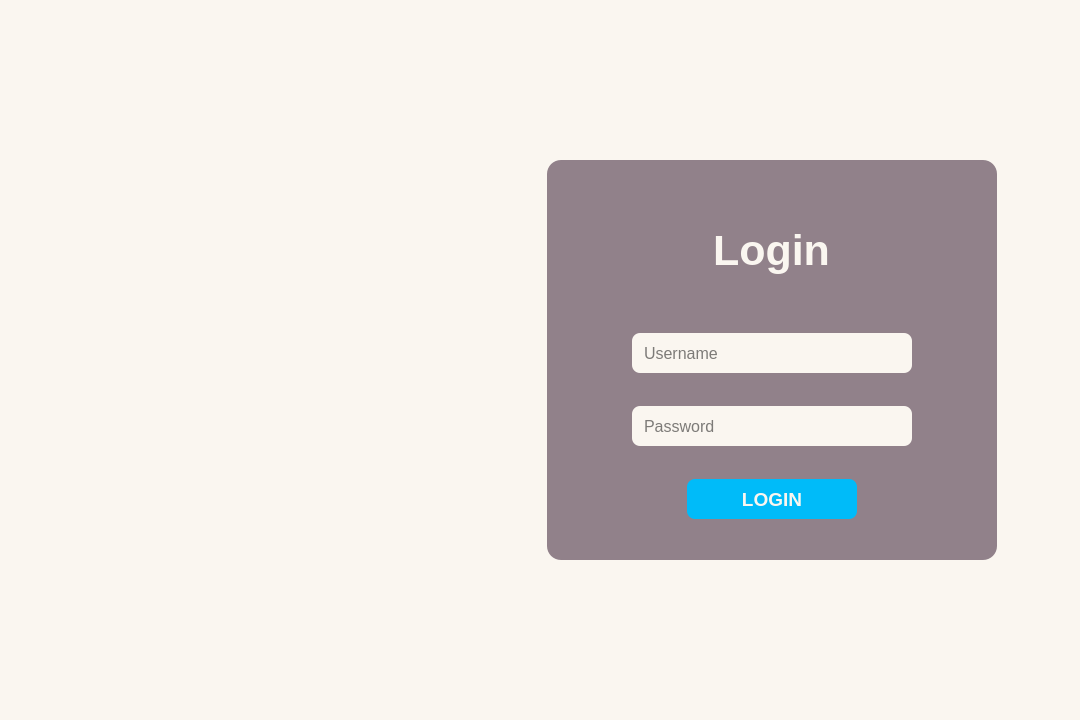
<?xml version="1.0" encoding="UTF-8"?>
<ui version="4.0">
 <class>MainWindow</class>
 <widget class="QMainWindow" name="MainWindow">
  <property name="geometry">
   <rect>
    <x>0</x>
    <y>0</y>
    <width>1080</width>
    <height>720</height>
   </rect>
  </property>
  <property name="sizePolicy">
   <sizepolicy hsizetype="Expanding" vsizetype="Expanding">
    <horstretch>0</horstretch>
    <verstretch>0</verstretch>
   </sizepolicy>
  </property>
  <property name="windowTitle">
   <string>MainWindow</string>
  </property>
  <property name="styleSheet">
   <string notr="true">background-color: #FAF6F0;</string>
  </property>
  <widget class="QWidget" name="centralwidget">
   <property name="enabled">
    <bool>true</bool>
   </property>
   <layout class="QVBoxLayout" name="verticalLayout">
    <property name="spacing">
     <number>15</number>
    </property>
    <property name="leftMargin">
     <number>30</number>
    </property>
    <property name="rightMargin">
     <number>30</number>
    </property>
    <item>
     <layout class="QHBoxLayout" name="horizontalLayout">
      <property name="spacing">
       <number>14</number>
      </property>
      <property name="leftMargin">
       <number>0</number>
      </property>
      <item alignment="Qt::AlignmentFlag::AlignRight">
       <widget class="QLabel" name="Logo">
        <property name="sizePolicy">
         <sizepolicy hsizetype="Maximum" vsizetype="Maximum">
          <horstretch>0</horstretch>
          <verstretch>0</verstretch>
         </sizepolicy>
        </property>
        <property name="minimumSize">
         <size>
          <width>400</width>
          <height>400</height>
         </size>
        </property>
        <property name="maximumSize">
         <size>
          <width>400</width>
          <height>400</height>
         </size>
        </property>
        <property name="layoutDirection">
         <enum>Qt::LayoutDirection::LeftToRight</enum>
        </property>
        <property name="styleSheet">
         <string notr="true">border-radius: 18px;</string>
        </property>
        <property name="text">
         <string/>
        </property>
        <property name="scaledContents">
         <bool>true</bool>
        </property>
        <property name="alignment">
         <set>Qt::AlignmentFlag::AlignCenter</set>
        </property>
       </widget>
      </item>
      <item alignment="Qt::AlignmentFlag::AlignLeft|Qt::AlignmentFlag::AlignVCenter">
       <widget class="QFrame" name="frame">
        <property name="sizePolicy">
         <sizepolicy hsizetype="Maximum" vsizetype="Maximum">
          <horstretch>0</horstretch>
          <verstretch>0</verstretch>
         </sizepolicy>
        </property>
        <property name="minimumSize">
         <size>
          <width>450</width>
          <height>400</height>
         </size>
        </property>
        <property name="maximumSize">
         <size>
          <width>550</width>
          <height>320</height>
         </size>
        </property>
        <property name="styleSheet">
         <string notr="true">background-color: #91818A;
border-radius: 14px;</string>
        </property>
        <layout class="QVBoxLayout" name="LoginForm">
         <property name="spacing">
          <number>2</number>
         </property>
         <property name="sizeConstraint">
          <enum>QLayout::SizeConstraint::SetMaximumSize</enum>
         </property>
         <item alignment="Qt::AlignmentFlag::AlignHCenter">
          <widget class="QLabel" name="login_label">
           <property name="sizePolicy">
            <sizepolicy hsizetype="Maximum" vsizetype="Maximum">
             <horstretch>0</horstretch>
             <verstretch>0</verstretch>
            </sizepolicy>
           </property>
           <property name="minimumSize">
            <size>
             <width>60</width>
             <height>40</height>
            </size>
           </property>
           <property name="maximumSize">
            <size>
             <width>500</width>
             <height>100</height>
            </size>
           </property>
           <property name="font">
            <font>
             <pointsize>32</pointsize>
             <bold>true</bold>
            </font>
           </property>
           <property name="styleSheet">
            <string notr="true">color: #FAF6F0;</string>
           </property>
           <property name="text">
            <string>Login</string>
           </property>
           <property name="alignment">
            <set>Qt::AlignmentFlag::AlignCenter</set>
           </property>
          </widget>
         </item>
         <item alignment="Qt::AlignmentFlag::AlignHCenter">
          <widget class="QLineEdit" name="User_name_txtfield">
           <property name="sizePolicy">
            <sizepolicy hsizetype="Maximum" vsizetype="Minimum">
             <horstretch>0</horstretch>
             <verstretch>0</verstretch>
            </sizepolicy>
           </property>
           <property name="minimumSize">
            <size>
             <width>280</width>
             <height>38</height>
            </size>
           </property>
           <property name="maximumSize">
            <size>
             <width>280</width>
             <height>40</height>
            </size>
           </property>
           <property name="font">
            <font>
             <pointsize>12</pointsize>
            </font>
           </property>
           <property name="styleSheet">
            <string notr="true">background-color: #FAF6F0;
border-radius: 8px;
padding: 10px;</string>
           </property>
           <property name="frame">
            <bool>false</bool>
           </property>
           <property name="cursorPosition">
            <number>0</number>
           </property>
           <property name="placeholderText">
            <string>Username</string>
           </property>
          </widget>
         </item>
         <item alignment="Qt::AlignmentFlag::AlignHCenter">
          <widget class="QLineEdit" name="Password_txtfield">
           <property name="sizePolicy">
            <sizepolicy hsizetype="Maximum" vsizetype="Minimum">
             <horstretch>0</horstretch>
             <verstretch>0</verstretch>
            </sizepolicy>
           </property>
           <property name="minimumSize">
            <size>
             <width>280</width>
             <height>38</height>
            </size>
           </property>
           <property name="maximumSize">
            <size>
             <width>280</width>
             <height>40</height>
            </size>
           </property>
           <property name="font">
            <font>
             <pointsize>12</pointsize>
            </font>
           </property>
           <property name="styleSheet">
            <string notr="true">background-color: #FAF6F0;
border-radius: 8px;
padding: 10px;</string>
           </property>
           <property name="echoMode">
            <enum>QLineEdit::EchoMode::Password</enum>
           </property>
           <property name="placeholderText">
            <string>Password</string>
           </property>
          </widget>
         </item>
         <item alignment="Qt::AlignmentFlag::AlignHCenter">
          <widget class="QPushButton" name="Login_Btn">
           <property name="sizePolicy">
            <sizepolicy hsizetype="Maximum" vsizetype="Minimum">
             <horstretch>0</horstretch>
             <verstretch>0</verstretch>
            </sizepolicy>
           </property>
           <property name="minimumSize">
            <size>
             <width>170</width>
             <height>20</height>
            </size>
           </property>
           <property name="maximumSize">
            <size>
             <width>170</width>
             <height>40</height>
            </size>
           </property>
           <property name="sizeIncrement">
            <size>
             <width>0</width>
             <height>0</height>
            </size>
           </property>
           <property name="font">
            <font>
             <pointsize>14</pointsize>
             <bold>true</bold>
            </font>
           </property>
           <property name="cursor">
            <cursorShape>PointingHandCursor</cursorShape>
           </property>
           <property name="focusPolicy">
            <enum>Qt::FocusPolicy::TabFocus</enum>
           </property>
           <property name="autoFillBackground">
            <bool>false</bool>
           </property>
           <property name="styleSheet">
            <string notr="true">background-color: #00BBF9;
border-radius: 8px;
color: #FAF6F0;</string>
           </property>
           <property name="text">
            <string>LOGIN</string>
           </property>
           <property name="default">
            <bool>false</bool>
           </property>
           <property name="flat">
            <bool>false</bool>
           </property>
          </widget>
         </item>
        </layout>
       </widget>
      </item>
     </layout>
    </item>
   </layout>
  </widget>
 </widget>
 <resources/>
 <connections/>
</ui>
